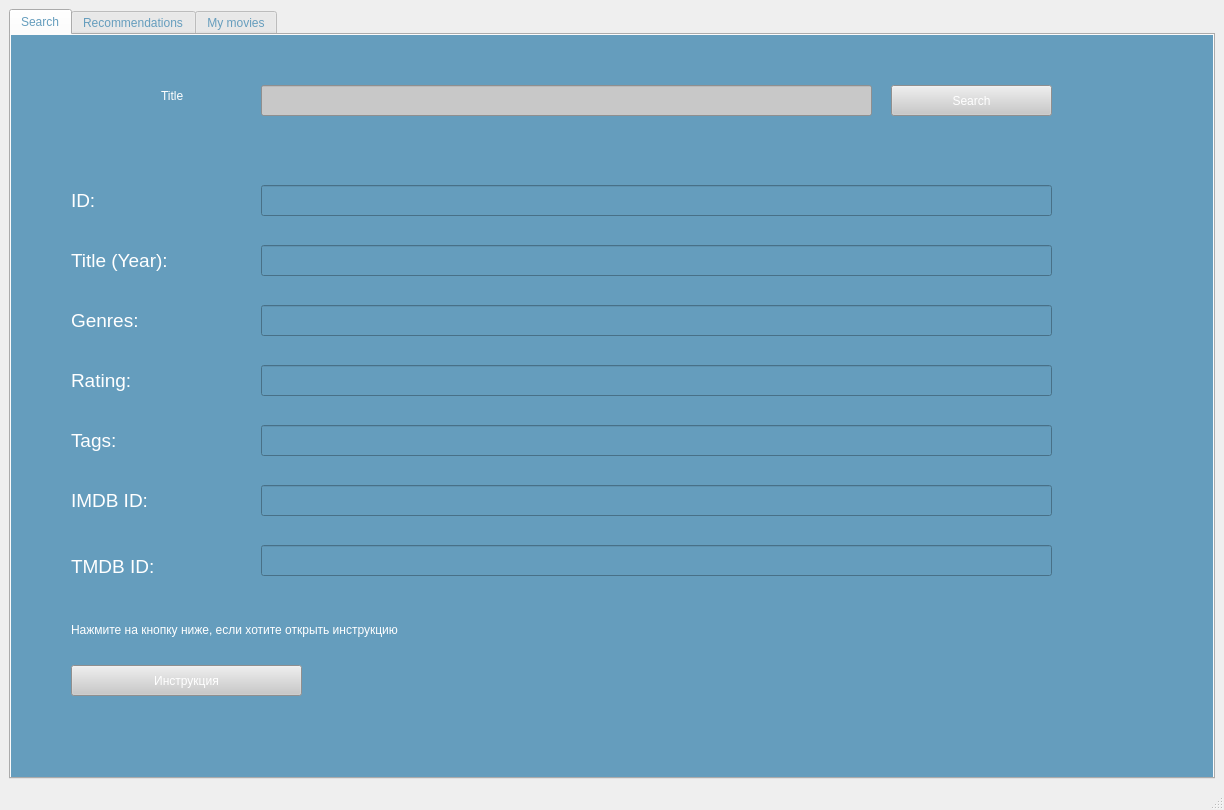
<?xml version="1.0" encoding="UTF-8"?>
<ui version="4.0">
 <class>MainWindow</class>
 <widget class="QMainWindow" name="MainWindow">
  <property name="geometry">
   <rect>
    <x>0</x>
    <y>0</y>
    <width>1224</width>
    <height>810</height>
   </rect>
  </property>
  <property name="windowTitle">
   <string>Movies Library</string>
  </property>
  <property name="styleSheet">
   <string notr="true">color: qlineargradient(spread:pad, x1:0, y1:0, x2:0, y2:1, stop:0 rgba(0, 0, 0, 255), stop:0.33 rgba(0, 0, 0, 255), stop:0.34 rgba(255, 30, 30, 255), stop:0.66 rgba(255, 0, 0, 255), stop:0.67 rgba(255, 255, 0, 255), stop:1 rgba(255, 255, 0, 255));
color: rgb(0, 0, 0);</string>
  </property>
  <widget class="QWidget" name="centralwidget">
   <property name="styleSheet">
    <string notr="true"/>
   </property>
   <layout class="QGridLayout" name="gridLayout">
    <item row="0" column="1">
     <widget class="QTabWidget" name="tabWidget">
      <property name="toolTip">
       <string>&lt;html&gt;&lt;head/&gt;&lt;body&gt;&lt;p&gt;&lt;br/&gt;&lt;/p&gt;&lt;/body&gt;&lt;/html&gt;</string>
      </property>
      <property name="styleSheet">
       <string notr="true">color: rgb(101, 157, 189);
font: 87 12pt &quot;Segoe UI Black&quot;;</string>
      </property>
      <property name="currentIndex">
       <number>0</number>
      </property>
      <widget class="QWidget" name="search">
       <property name="styleSheet">
        <string notr="true">background-color: rgb(101, 157, 189);</string>
       </property>
       <attribute name="title">
        <string>Search</string>
       </attribute>
       <widget class="QLineEdit" name="selectionEdit">
        <property name="geometry">
         <rect>
          <x>250</x>
          <y>50</y>
          <width>611</width>
          <height>31</height>
         </rect>
        </property>
        <property name="styleSheet">
         <string notr="true">background-color: rgb(200, 200, 200);
color: rgb(255, 255, 255);
font: 87 14pt &quot;Segoe UI Black&quot;;</string>
        </property>
       </widget>
       <widget class="QPushButton" name="button_search">
        <property name="geometry">
         <rect>
          <x>880</x>
          <y>50</y>
          <width>161</width>
          <height>31</height>
         </rect>
        </property>
        <property name="styleSheet">
         <string notr="true">background-color: rgb(200, 200, 200);
color: rgb(255, 255, 255);
font: 87 14pt &quot;Segoe UI Black&quot;;</string>
        </property>
        <property name="text">
         <string>Search</string>
        </property>
       </widget>
       <widget class="QLineEdit" name="idEdit">
        <property name="geometry">
         <rect>
          <x>250</x>
          <y>150</y>
          <width>791</width>
          <height>31</height>
         </rect>
        </property>
        <property name="styleSheet">
         <string notr="true">color: rgb(255, 255, 255);
font: 87 14pt &quot;Segoe UI Black&quot;;</string>
        </property>
       </widget>
       <widget class="QLineEdit" name="titleEdit">
        <property name="geometry">
         <rect>
          <x>250</x>
          <y>210</y>
          <width>791</width>
          <height>31</height>
         </rect>
        </property>
        <property name="styleSheet">
         <string notr="true">color: rgb(255, 255, 255);
font: 87 14pt &quot;Segoe UI Black&quot;;</string>
        </property>
       </widget>
       <widget class="QLineEdit" name="genresEdit">
        <property name="geometry">
         <rect>
          <x>250</x>
          <y>270</y>
          <width>791</width>
          <height>31</height>
         </rect>
        </property>
        <property name="styleSheet">
         <string notr="true">color: rgb(255, 255, 255);
font: 87 14pt &quot;Segoe UI Black&quot;;</string>
        </property>
       </widget>
       <widget class="QLineEdit" name="ratingEdit">
        <property name="geometry">
         <rect>
          <x>250</x>
          <y>330</y>
          <width>791</width>
          <height>31</height>
         </rect>
        </property>
        <property name="styleSheet">
         <string notr="true">color: rgb(255, 255, 255);
font: 87 14pt &quot;Segoe UI Black&quot;;</string>
        </property>
       </widget>
       <widget class="QLabel" name="idLabel">
        <property name="geometry">
         <rect>
          <x>60</x>
          <y>150</y>
          <width>171</width>
          <height>31</height>
         </rect>
        </property>
        <property name="styleSheet">
         <string notr="true">color: rgb(255, 255, 255);
font: 87 14pt &quot;Segoe UI Black&quot;;</string>
        </property>
        <property name="text">
         <string>&lt;html&gt;&lt;head/&gt;&lt;body&gt;&lt;p&gt;&lt;span style=&quot; font-size:14pt;&quot;&gt;ID:&lt;/span&gt;&lt;/p&gt;&lt;/body&gt;&lt;/html&gt;</string>
        </property>
       </widget>
       <widget class="QLabel" name="titleLabel">
        <property name="geometry">
         <rect>
          <x>60</x>
          <y>210</y>
          <width>171</width>
          <height>31</height>
         </rect>
        </property>
        <property name="styleSheet">
         <string notr="true">color: rgb(255, 255, 255);
font: 87 14pt &quot;Segoe UI Black&quot;;</string>
        </property>
        <property name="text">
         <string>&lt;html&gt;&lt;head/&gt;&lt;body&gt;&lt;p&gt;&lt;span style=&quot; font-size:14pt;&quot;&gt;Title (Year):&lt;/span&gt;&lt;/p&gt;&lt;/body&gt;&lt;/html&gt;</string>
        </property>
       </widget>
       <widget class="QLabel" name="genresLabel">
        <property name="geometry">
         <rect>
          <x>60</x>
          <y>270</y>
          <width>181</width>
          <height>31</height>
         </rect>
        </property>
        <property name="styleSheet">
         <string notr="true">color: rgb(255, 255, 255);
font: 87 14pt &quot;Segoe UI Black&quot;;</string>
        </property>
        <property name="text">
         <string>&lt;html&gt;&lt;head/&gt;&lt;body&gt;&lt;p&gt;&lt;span style=&quot; font-size:14pt;&quot;&gt;Genres:&lt;/span&gt;&lt;/p&gt;&lt;/body&gt;&lt;/html&gt;</string>
        </property>
       </widget>
       <widget class="QLabel" name="ratingLabel">
        <property name="geometry">
         <rect>
          <x>60</x>
          <y>330</y>
          <width>171</width>
          <height>31</height>
         </rect>
        </property>
        <property name="styleSheet">
         <string notr="true">color: rgb(255, 255, 255);
font: 87 14pt &quot;Segoe UI Black&quot;;</string>
        </property>
        <property name="text">
         <string>&lt;html&gt;&lt;head/&gt;&lt;body&gt;&lt;p&gt;&lt;span style=&quot; font-size:14pt;&quot;&gt;Rating:&lt;/span&gt;&lt;/p&gt;&lt;/body&gt;&lt;/html&gt;</string>
        </property>
       </widget>
       <widget class="QLabel" name="tagLabel">
        <property name="geometry">
         <rect>
          <x>60</x>
          <y>390</y>
          <width>171</width>
          <height>31</height>
         </rect>
        </property>
        <property name="styleSheet">
         <string notr="true">color: rgb(255, 255, 255);
font: 87 14pt &quot;Segoe UI Black&quot;;</string>
        </property>
        <property name="text">
         <string>&lt;html&gt;&lt;head/&gt;&lt;body&gt;&lt;p&gt;&lt;span style=&quot; font-size:14pt;&quot;&gt;Tags:&lt;/span&gt;&lt;/p&gt;&lt;/body&gt;&lt;/html&gt;</string>
        </property>
       </widget>
       <widget class="QLineEdit" name="tagEdit">
        <property name="geometry">
         <rect>
          <x>250</x>
          <y>390</y>
          <width>791</width>
          <height>31</height>
         </rect>
        </property>
        <property name="styleSheet">
         <string notr="true">color: rgb(255, 255, 255);
font: 87 14pt &quot;Segoe UI Black&quot;;</string>
        </property>
       </widget>
       <widget class="QLabel" name="imdbLabel">
        <property name="geometry">
         <rect>
          <x>60</x>
          <y>450</y>
          <width>161</width>
          <height>31</height>
         </rect>
        </property>
        <property name="styleSheet">
         <string notr="true">color: rgb(255, 255, 255);
font: 87 14pt &quot;Segoe UI Black&quot;;</string>
        </property>
        <property name="text">
         <string>&lt;html&gt;&lt;head/&gt;&lt;body&gt;&lt;p&gt;&lt;span style=&quot; font-size:14pt;&quot;&gt;IMDB ID:&lt;/span&gt;&lt;/p&gt;&lt;/body&gt;&lt;/html&gt;</string>
        </property>
       </widget>
       <widget class="QLineEdit" name="imdbEdit">
        <property name="geometry">
         <rect>
          <x>250</x>
          <y>450</y>
          <width>791</width>
          <height>31</height>
         </rect>
        </property>
        <property name="styleSheet">
         <string notr="true">color: rgb(255, 255, 255);
font: 87 14pt &quot;Segoe UI Black&quot;;</string>
        </property>
       </widget>
       <widget class="QLabel" name="tmdbLabel">
        <property name="geometry">
         <rect>
          <x>60</x>
          <y>520</y>
          <width>161</width>
          <height>21</height>
         </rect>
        </property>
        <property name="styleSheet">
         <string notr="true">color: rgb(255, 255, 255);
font: 87 14pt &quot;Segoe UI Black&quot;;</string>
        </property>
        <property name="text">
         <string>&lt;html&gt;&lt;head/&gt;&lt;body&gt;&lt;p&gt;&lt;span style=&quot; font-size:14pt;&quot;&gt;TMDB ID:&lt;/span&gt;&lt;/p&gt;&lt;/body&gt;&lt;/html&gt;</string>
        </property>
       </widget>
       <widget class="QLineEdit" name="tmdbEdit">
        <property name="geometry">
         <rect>
          <x>250</x>
          <y>510</y>
          <width>791</width>
          <height>31</height>
         </rect>
        </property>
        <property name="styleSheet">
         <string notr="true">color: rgb(255, 255, 255);
font: 87 14pt &quot;Segoe UI Black&quot;;</string>
        </property>
       </widget>
       <widget class="QLabel" name="instructionsLabel">
        <property name="geometry">
         <rect>
          <x>60</x>
          <y>580</y>
          <width>591</width>
          <height>31</height>
         </rect>
        </property>
        <property name="styleSheet">
         <string notr="true">color: rgb(255, 255, 255);
font: 87 14pt &quot;Segoe UI Black&quot;;</string>
        </property>
        <property name="text">
         <string>&lt;html&gt;&lt;head/&gt;&lt;body&gt;&lt;p&gt;Нажмите на кнопку ниже, если хотите открыть инструкцию&lt;/p&gt;&lt;/body&gt;&lt;/html&gt;</string>
        </property>
       </widget>
       <widget class="QPushButton" name="instructionsButton">
        <property name="geometry">
         <rect>
          <x>60</x>
          <y>630</y>
          <width>231</width>
          <height>31</height>
         </rect>
        </property>
        <property name="styleSheet">
         <string notr="true">background-color: rgb(200, 200, 200);
color: rgb(255, 255, 255);
font: 87 14pt &quot;Segoe UI Black&quot;;</string>
        </property>
        <property name="text">
         <string>Инструкция</string>
        </property>
       </widget>
       <widget class="QLabel" name="selection">
        <property name="geometry">
         <rect>
          <x>150</x>
          <y>50</y>
          <width>71</width>
          <height>21</height>
         </rect>
        </property>
        <property name="styleSheet">
         <string notr="true">color: rgb(255, 255, 255);
font: 87 14pt &quot;Segoe UI Black&quot;;</string>
        </property>
        <property name="text">
         <string>Title</string>
        </property>
       </widget>
      </widget>
      <widget class="QWidget" name="recommendations">
       <property name="styleSheet">
        <string notr="true">background-color: rgb(101, 157, 189);</string>
       </property>
       <attribute name="title">
        <string>Recommendations</string>
       </attribute>
       <widget class="QComboBox" name="selection_2">
        <property name="geometry">
         <rect>
          <x>60</x>
          <y>50</y>
          <width>221</width>
          <height>31</height>
         </rect>
        </property>
        <property name="styleSheet">
         <string notr="true">background-color: rgb(200, 200, 200);
color: rgb(255, 255, 255);
font: 87 14pt &quot;Segoe UI Black&quot;;</string>
        </property>
       </widget>
       <widget class="QPushButton" name="button_search_2">
        <property name="geometry">
         <rect>
          <x>880</x>
          <y>50</y>
          <width>161</width>
          <height>31</height>
         </rect>
        </property>
        <property name="styleSheet">
         <string notr="true">background-color: rgb(200, 200, 200);
color: rgb(255, 255, 255);
font: 87 14pt &quot;Segoe UI Black&quot;;</string>
        </property>
        <property name="text">
         <string>Search</string>
        </property>
       </widget>
       <widget class="QLabel" name="idLabel_2">
        <property name="geometry">
         <rect>
          <x>60</x>
          <y>150</y>
          <width>131</width>
          <height>31</height>
         </rect>
        </property>
        <property name="styleSheet">
         <string notr="true">color: rgb(255, 255, 255);
font: 87 14pt &quot;Segoe UI Black&quot;;</string>
        </property>
        <property name="text">
         <string>&lt;html&gt;&lt;head/&gt;&lt;body&gt;&lt;p&gt;&lt;span style=&quot; font-size:14pt;&quot;&gt;ID:&lt;/span&gt;&lt;/p&gt;&lt;/body&gt;&lt;/html&gt;</string>
        </property>
       </widget>
       <widget class="QLineEdit" name="idEdit_2">
        <property name="geometry">
         <rect>
          <x>220</x>
          <y>149</y>
          <width>821</width>
          <height>31</height>
         </rect>
        </property>
        <property name="styleSheet">
         <string notr="true">color: rgb(255, 255, 255);
font: 87 14pt &quot;Segoe UI Black&quot;;</string>
        </property>
       </widget>
       <widget class="QLabel" name="titleLabel_2">
        <property name="geometry">
         <rect>
          <x>60</x>
          <y>210</y>
          <width>121</width>
          <height>31</height>
         </rect>
        </property>
        <property name="styleSheet">
         <string notr="true">color: rgb(255, 255, 255);
font: 87 14pt &quot;Segoe UI Black&quot;;</string>
        </property>
        <property name="text">
         <string>&lt;html&gt;&lt;head/&gt;&lt;body&gt;&lt;p&gt;&lt;span style=&quot; font-size:14pt;&quot;&gt;Title (Year):&lt;/span&gt;&lt;/p&gt;&lt;/body&gt;&lt;/html&gt;</string>
        </property>
       </widget>
       <widget class="QLineEdit" name="titleEdit_2">
        <property name="geometry">
         <rect>
          <x>220</x>
          <y>210</y>
          <width>821</width>
          <height>31</height>
         </rect>
        </property>
        <property name="styleSheet">
         <string notr="true">color: rgb(255, 255, 255);
font: 87 14pt &quot;Segoe UI Black&quot;;</string>
        </property>
       </widget>
       <widget class="QLabel" name="genresLabel_2">
        <property name="geometry">
         <rect>
          <x>60</x>
          <y>270</y>
          <width>131</width>
          <height>31</height>
         </rect>
        </property>
        <property name="styleSheet">
         <string notr="true">color: rgb(255, 255, 255);
font: 87 14pt &quot;Segoe UI Black&quot;;</string>
        </property>
        <property name="text">
         <string>&lt;html&gt;&lt;head/&gt;&lt;body&gt;&lt;p&gt;&lt;span style=&quot; font-size:14pt;&quot;&gt;Genres:&lt;/span&gt;&lt;/p&gt;&lt;/body&gt;&lt;/html&gt;</string>
        </property>
       </widget>
       <widget class="QLineEdit" name="genresEdit_2">
        <property name="geometry">
         <rect>
          <x>220</x>
          <y>270</y>
          <width>821</width>
          <height>31</height>
         </rect>
        </property>
        <property name="styleSheet">
         <string notr="true">color: rgb(255, 255, 255);
font: 87 14pt &quot;Segoe UI Black&quot;;</string>
        </property>
       </widget>
       <widget class="QLabel" name="ratingLabel_2">
        <property name="geometry">
         <rect>
          <x>60</x>
          <y>330</y>
          <width>131</width>
          <height>31</height>
         </rect>
        </property>
        <property name="styleSheet">
         <string notr="true">color: rgb(255, 255, 255);
font: 87 14pt &quot;Segoe UI Black&quot;;</string>
        </property>
        <property name="text">
         <string>&lt;html&gt;&lt;head/&gt;&lt;body&gt;&lt;p&gt;&lt;span style=&quot; font-size:14pt;&quot;&gt;Rating:&lt;/span&gt;&lt;/p&gt;&lt;/body&gt;&lt;/html&gt;</string>
        </property>
       </widget>
       <widget class="QLineEdit" name="ratingEdit_2">
        <property name="geometry">
         <rect>
          <x>220</x>
          <y>330</y>
          <width>821</width>
          <height>31</height>
         </rect>
        </property>
        <property name="styleSheet">
         <string notr="true">color: rgb(255, 255, 255);
font: 87 14pt &quot;Segoe UI Black&quot;;</string>
        </property>
       </widget>
       <widget class="QLineEdit" name="selectionEdit_2">
        <property name="geometry">
         <rect>
          <x>300</x>
          <y>50</y>
          <width>561</width>
          <height>31</height>
         </rect>
        </property>
        <property name="styleSheet">
         <string notr="true">background-color: rgb(200, 200, 200);
color: rgb(255, 255, 255);
font: 87 14pt &quot;Segoe UI Black&quot;;</string>
        </property>
       </widget>
       <widget class="QLabel" name="label">
        <property name="geometry">
         <rect>
          <x>60</x>
          <y>370</y>
          <width>291</width>
          <height>21</height>
         </rect>
        </property>
        <property name="styleSheet">
         <string notr="true">color: rgb(255, 255, 255);
font: 87 14pt &quot;Segoe UI Black&quot;;</string>
        </property>
        <property name="text">
         <string>&lt;html&gt;&lt;head/&gt;&lt;body&gt;&lt;p&gt;&lt;br/&gt;&lt;/p&gt;&lt;/body&gt;&lt;/html&gt;</string>
        </property>
       </widget>
       <widget class="QTableWidget" name="table">
        <property name="geometry">
         <rect>
          <x>60</x>
          <y>400</y>
          <width>981</width>
          <height>231</height>
         </rect>
        </property>
        <property name="layoutDirection">
         <enum>Qt::LeftToRight</enum>
        </property>
        <property name="styleSheet">
         <string notr="true">background-color: rgb(101, 157, 189);
color: rgb(255, 255, 255);
font: 87 14pt &quot;Segoe UI Black&quot;;</string>
        </property>
        <property name="midLineWidth">
         <number>0</number>
        </property>
        <property name="dragEnabled">
         <bool>false</bool>
        </property>
        <property name="alternatingRowColors">
         <bool>false</bool>
        </property>
        <attribute name="horizontalHeaderMinimumSectionSize">
         <number>39</number>
        </attribute>
        <attribute name="horizontalHeaderDefaultSectionSize">
         <number>320</number>
        </attribute>
        <attribute name="verticalHeaderDefaultSectionSize">
         <number>40</number>
        </attribute>
        <row>
         <property name="text">
          <string>1</string>
         </property>
         <property name="font">
          <font>
           <family>Segoe UI Black</family>
           <pointsize>11</pointsize>
           <weight>75</weight>
           <bold>true</bold>
           <kerning>false</kerning>
          </font>
         </property>
         <property name="background">
          <color>
           <red>101</red>
           <green>157</green>
           <blue>189</blue>
          </color>
         </property>
         <property name="foreground">
          <brush brushstyle="SolidPattern">
           <color alpha="255">
            <red>101</red>
            <green>157</green>
            <blue>189</blue>
           </color>
          </brush>
         </property>
        </row>
        <row>
         <property name="text">
          <string>2</string>
         </property>
         <property name="font">
          <font>
           <family>Segoe UI Black</family>
           <pointsize>11</pointsize>
          </font>
         </property>
         <property name="background">
          <color>
           <red>101</red>
           <green>157</green>
           <blue>189</blue>
          </color>
         </property>
         <property name="foreground">
          <brush brushstyle="SolidPattern">
           <color alpha="255">
            <red>101</red>
            <green>157</green>
            <blue>189</blue>
           </color>
          </brush>
         </property>
        </row>
        <row>
         <property name="text">
          <string>3</string>
         </property>
         <property name="font">
          <font>
           <family>Segoe UI Black</family>
           <pointsize>11</pointsize>
          </font>
         </property>
         <property name="background">
          <color>
           <red>101</red>
           <green>157</green>
           <blue>189</blue>
          </color>
         </property>
         <property name="foreground">
          <brush brushstyle="SolidPattern">
           <color alpha="255">
            <red>101</red>
            <green>157</green>
            <blue>189</blue>
           </color>
          </brush>
         </property>
        </row>
        <row>
         <property name="text">
          <string>4</string>
         </property>
         <property name="font">
          <font>
           <family>Segoe UI Black</family>
           <pointsize>11</pointsize>
          </font>
         </property>
         <property name="background">
          <color>
           <red>101</red>
           <green>157</green>
           <blue>189</blue>
          </color>
         </property>
         <property name="foreground">
          <brush brushstyle="SolidPattern">
           <color alpha="255">
            <red>101</red>
            <green>157</green>
            <blue>189</blue>
           </color>
          </brush>
         </property>
        </row>
        <row>
         <property name="text">
          <string>5</string>
         </property>
         <property name="font">
          <font>
           <family>Segoe UI Black</family>
           <pointsize>11</pointsize>
          </font>
         </property>
         <property name="foreground">
          <brush brushstyle="SolidPattern">
           <color alpha="255">
            <red>101</red>
            <green>157</green>
            <blue>189</blue>
           </color>
          </brush>
         </property>
        </row>
        <column>
         <property name="text">
          <string>Title (Year)</string>
         </property>
         <property name="font">
          <font>
           <family>Segoe UI Black</family>
           <pointsize>11</pointsize>
          </font>
         </property>
         <property name="background">
          <color>
           <red>101</red>
           <green>157</green>
           <blue>189</blue>
          </color>
         </property>
         <property name="foreground">
          <brush brushstyle="SolidPattern">
           <color alpha="255">
            <red>101</red>
            <green>157</green>
            <blue>189</blue>
           </color>
          </brush>
         </property>
        </column>
        <column>
         <property name="text">
          <string>Genres</string>
         </property>
         <property name="font">
          <font>
           <family>Segoe UI Black</family>
           <pointsize>11</pointsize>
          </font>
         </property>
         <property name="background">
          <color>
           <red>101</red>
           <green>157</green>
           <blue>189</blue>
          </color>
         </property>
         <property name="foreground">
          <brush brushstyle="SolidPattern">
           <color alpha="255">
            <red>101</red>
            <green>157</green>
            <blue>189</blue>
           </color>
          </brush>
         </property>
        </column>
        <column>
         <property name="text">
          <string>Rating</string>
         </property>
         <property name="font">
          <font>
           <family>Segoe UI Black</family>
           <pointsize>11</pointsize>
          </font>
         </property>
         <property name="background">
          <color>
           <red>101</red>
           <green>157</green>
           <blue>189</blue>
          </color>
         </property>
         <property name="foreground">
          <brush brushstyle="SolidPattern">
           <color alpha="255">
            <red>101</red>
            <green>157</green>
            <blue>189</blue>
           </color>
          </brush>
         </property>
        </column>
       </widget>
       <widget class="QLabel" name="instructionsLabel_2">
        <property name="geometry">
         <rect>
          <x>60</x>
          <y>630</y>
          <width>591</width>
          <height>41</height>
         </rect>
        </property>
        <property name="styleSheet">
         <string notr="true">color: rgb(255, 255, 255);
font: 87 14pt &quot;Segoe UI Black&quot;;</string>
        </property>
        <property name="text">
         <string>&lt;html&gt;&lt;head/&gt;&lt;body&gt;&lt;p&gt;Нажмите на кнопку ниже, если хотите открыть инструкцию&lt;/p&gt;&lt;/body&gt;&lt;/html&gt;</string>
        </property>
       </widget>
       <widget class="QPushButton" name="instructionsButton_2">
        <property name="geometry">
         <rect>
          <x>60</x>
          <y>670</y>
          <width>251</width>
          <height>31</height>
         </rect>
        </property>
        <property name="styleSheet">
         <string notr="true">background-color: rgb(200, 200, 200);
color: rgb(255, 255, 255);
font: 87 14pt &quot;Segoe UI Black&quot;;</string>
        </property>
        <property name="text">
         <string>Инструкция</string>
        </property>
       </widget>
      </widget>
      <widget class="QWidget" name="my_movies">
       <property name="styleSheet">
        <string notr="true">background-color: rgb(101, 157, 189);</string>
       </property>
       <attribute name="title">
        <string>My movies</string>
       </attribute>
       <widget class="QPushButton" name="add_button">
        <property name="geometry">
         <rect>
          <x>70</x>
          <y>90</y>
          <width>1011</width>
          <height>31</height>
         </rect>
        </property>
        <property name="styleSheet">
         <string notr="true">background-color: rgb(200, 200, 200);
color: rgb(255, 255, 255);
font: 87 14pt &quot;Segoe UI Black&quot;;</string>
        </property>
        <property name="text">
         <string>Add</string>
        </property>
       </widget>
       <widget class="QTableWidget" name="moviesTable">
        <property name="geometry">
         <rect>
          <x>70</x>
          <y>170</y>
          <width>1021</width>
          <height>451</height>
         </rect>
        </property>
        <property name="styleSheet">
         <string notr="true">background-color: rgb(101, 157, 189);
color: rgb(255, 255, 255);
font: 87 14pt &quot;Segoe UI Black&quot;;</string>
        </property>
        <attribute name="horizontalHeaderDefaultSectionSize">
         <number>330</number>
        </attribute>
        <row>
         <property name="text">
          <string>1</string>
         </property>
         <property name="font">
          <font>
           <family>Segoe UI Black</family>
           <pointsize>11</pointsize>
          </font>
         </property>
         <property name="foreground">
          <brush brushstyle="NoBrush">
           <color alpha="255">
            <red>0</red>
            <green>0</green>
            <blue>0</blue>
           </color>
          </brush>
         </property>
        </row>
        <column>
         <property name="text">
          <string>ID</string>
         </property>
         <property name="font">
          <font>
           <family>Segoe UI Black</family>
           <pointsize>11</pointsize>
          </font>
         </property>
         <property name="foreground">
          <brush brushstyle="SolidPattern">
           <color alpha="255">
            <red>0</red>
            <green>0</green>
            <blue>0</blue>
           </color>
          </brush>
         </property>
        </column>
        <column>
         <property name="text">
          <string>Title (Year)</string>
         </property>
         <property name="font">
          <font>
           <family>Segoe UI Black</family>
           <pointsize>11</pointsize>
          </font>
         </property>
         <property name="foreground">
          <brush brushstyle="SolidPattern">
           <color alpha="255">
            <red>0</red>
            <green>0</green>
            <blue>0</blue>
           </color>
          </brush>
         </property>
        </column>
        <column>
         <property name="text">
          <string>Genre</string>
         </property>
         <property name="font">
          <font>
           <family>Segoe UI Black</family>
           <pointsize>11</pointsize>
          </font>
         </property>
         <property name="foreground">
          <brush brushstyle="SolidPattern">
           <color alpha="255">
            <red>0</red>
            <green>0</green>
            <blue>0</blue>
           </color>
          </brush>
         </property>
        </column>
       </widget>
       <widget class="QPushButton" name="instructionsButton_3">
        <property name="geometry">
         <rect>
          <x>70</x>
          <y>670</y>
          <width>231</width>
          <height>31</height>
         </rect>
        </property>
        <property name="styleSheet">
         <string notr="true">background-color: rgb(200, 200, 200);
color: rgb(255, 255, 255);
font: 87 14pt &quot;Segoe UI Black&quot;;</string>
        </property>
        <property name="text">
         <string>Инструкция</string>
        </property>
       </widget>
       <widget class="QLabel" name="instructionsLabel_3">
        <property name="geometry">
         <rect>
          <x>70</x>
          <y>630</y>
          <width>591</width>
          <height>31</height>
         </rect>
        </property>
        <property name="styleSheet">
         <string notr="true">color: rgb(255, 255, 255);
font: 87 14pt &quot;Segoe UI Black&quot;;</string>
        </property>
        <property name="text">
         <string>&lt;html&gt;&lt;head/&gt;&lt;body&gt;&lt;p&gt;Нажмите на кнопку ниже, если хотите открыть инструкцию&lt;/p&gt;&lt;/body&gt;&lt;/html&gt;</string>
        </property>
       </widget>
      </widget>
     </widget>
    </item>
   </layout>
  </widget>
  <widget class="QStatusBar" name="statusbar"/>
 </widget>
 <resources/>
 <connections/>
</ui>
